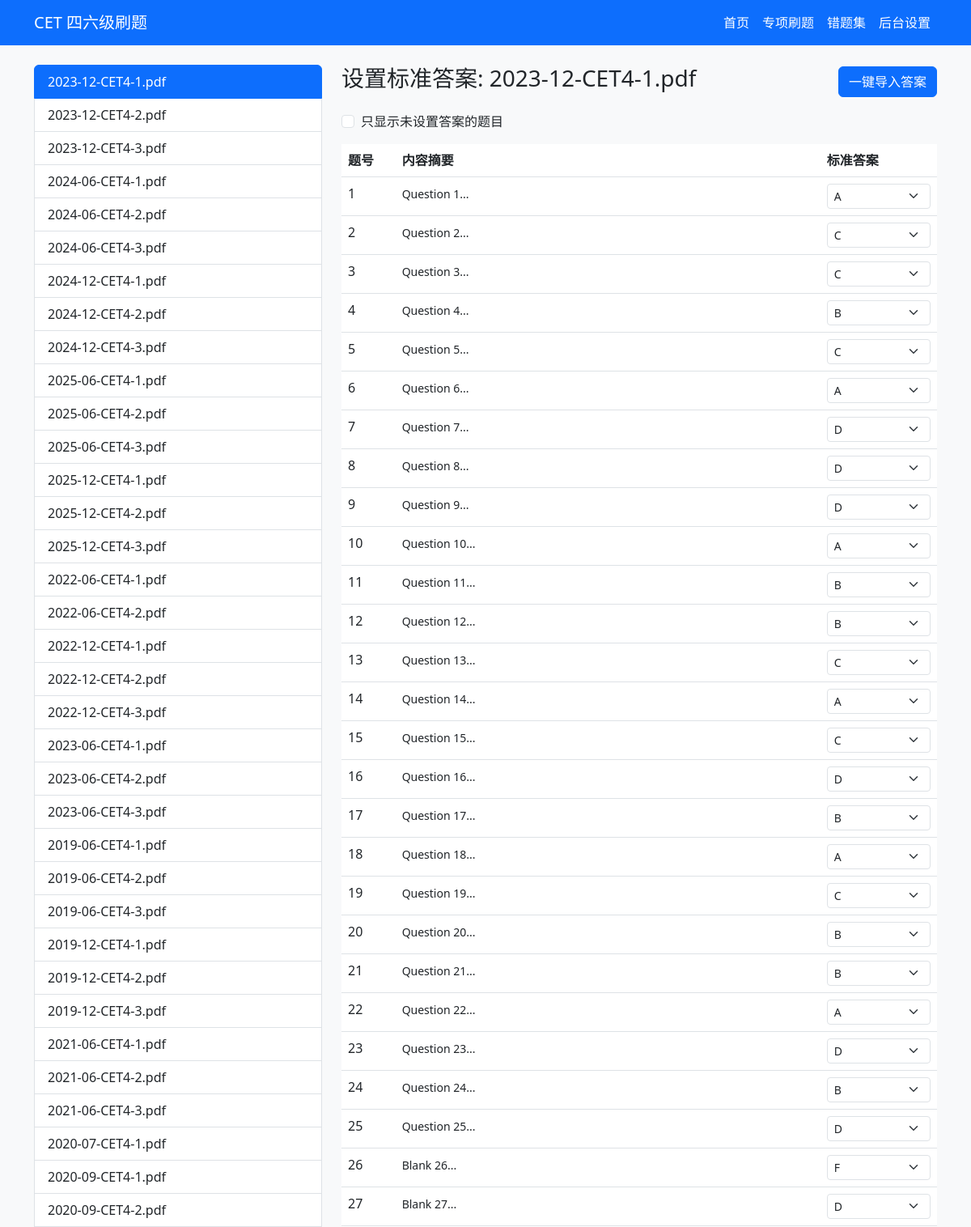
The page /admin (upper part) on the database its author committed.
### models.py (models this page shows, shortened)
class Question(db.Model):
    id = db.Column(db.Integer, primary_key=True)
    group_id = db.Column(db.Integer, db.ForeignKey('question_group.id'))
    source_file = db.Column(db.String(100), nullable=False)
    section = db.Column(db.String(100))
    content = db.Column(db.Text, nullable=False)
    q_number = db.Column(db.Integer)
    correct_answer = db.Column(db.String(10)) # A, B, C... or Paragraph Letter
    explanation = db.Column(db.Text) # New field for detailed explanation
    options = db.relationship('Option', backref='question', lazy=True, cascade="all, delete-orphan",
                              order_by='Option.label')
    @property
    def allowed_answers(self):
        if self.group and self.group.group_type == 'matching':
            labels = set(re.findall(r'(?:^|\s)[\[（(]?([A-Z])\s*[)）\]]', self.group.passage or ''))
            last = max(labels) if labels else 'O'
            return [chr(code) for code in range(ord('A'), ord(last) + 1)]
        return sorted({option.label for option in self.options})

class QuestionGroup(db.Model):
    id = db.Column(db.Integer, primary_key=True)
    source_file = db.Column(db.String(100), nullable=False)
    title = db.Column(db.String(200)) # e.g., "Questions 16 to 18"
    passage = db.Column(db.Text) # The passage or paragraph text
    group_type = db.Column(db.String(50)) # listening, cloze, matching, reading
    audio_start = db.Column(db.Float) # listening only: seconds into the paper's MP3 where this group starts
    transcript = db.Column(db.Text) # listening only: the recording's script, from the answer key
    questions = db.relationship('Question', backref='group', lazy=True, cascade="all, delete-orphan",
                                order_by=lambda: (Question.q_number, Question.id))

### app.py (the view)
@app.route('/admin')
def admin():
    files = db.session.query(QuestionGroup.source_file).distinct().all()
    files = [f[0] for f in files]
    selected_file = request.args.get('file', files[0] if files else None)
    questions = []
    if selected_file:
        questions = Question.query.filter_by(source_file=selected_file).order_by(Question.q_number).all()
    return render_template('admin.html', questions=questions, files=files, selected_file=selected_file)

### templates/admin.html (shortened to what this page needs)
{% extends "base.html" %}
{% block content %}
<div class="row">
    <div class="col-md-4">
        <div class="list-group">
            {% for f in files %}
            <a href="/admin?file={{ f }}" class="list-group-item list-group-item-action {% if f == selected_file %}active{% endif %}">
                {{ f }}
            </a>
            {% endfor %}
        </div>
    </div>
    <div class="col-md-8">
        <div class="d-flex justify-content-between align-items-center mb-3">
            <h3>设置标准答案: {{ selected_file }}</h3>
            <button class="btn btn-primary" data-bs-toggle="modal" data-bs-target="#importModal">一键导入答案</button>
        </div>
        <div class="mb-3">
            <div class="form-check">
                <input class="form-check-input" type="checkbox" id="filter-unanswered">
                <label class="form-check-label" for="filter-unanswered">
                    只显示未设置答案的题目
                </label>
            </div>
        </div>
        <div class="table-responsive">
            <table class="table table-hover" id="questions-table">
                <thead>
                    <tr>
                        <th>题号</th>
                        <th>内容摘要</th>
                        <th>标准答案</th>
                    </tr>
                </thead>
                <tbody>
                    {% for q in questions %}
                    <tr>
                        <td>{{ q.q_number }}</td>
                        <td><small>{{ q.content[:50] }}...</small></td>
                        <td>
                            <select class="form-select form-select-sm answer-select" data-q-id="{{ q.id }}" data-saved="{{ q.correct_answer or '' }}">
                                {% for char in q.allowed_answers %}
                                <option value="{{ char }}" {% if q.correct_answer == char %}selected{% endif %}>{{ char }}</option>
                                {% endfor %}
                            </select>
                        </td>
                    </tr>
                    {% endfor %}
                </tbody>
            </table>
        </div>
    </div>
</div>
{% endblock %}

### templates/base.html (shortened to what this page needs)
<!DOCTYPE html>
<html lang="zh">
<head>
    <link href="{{ url_for('static', filename='vendor/bootstrap/bootstrap.min.css') }}" rel="stylesheet">
    <link href="{{ url_for('static', filename='practice.css') }}" rel="stylesheet">
</head>
<body>
    <nav class="navbar navbar-expand-lg mb-4" data-bs-theme="dark">
        <div class="container">
            <a class="navbar-brand" href="/">CET 四六级刷题</a>
            <div class="collapse navbar-collapse" id="main-navigation">
                <ul class="navbar-nav ms-auto">
                    <li class="nav-item"><a class="nav-link" href="/">首页</a></li>
                    <li class="nav-item"><a class="nav-link" href="{{ url_for('special_practice') }}">专项刷题</a></li>
                    <li class="nav-item"><a class="nav-link" href="/wrong_questions">错题集</a></li>
                    <li class="nav-item"><a class="nav-link" href="/admin">后台设置</a></li>
                </ul>
            </div>
        </div>
    </nav>
    <div class="container">
        {% block content %}{% endblock %}
    </div>
</body>
</html>

### templates/base.html (style rules this page uses)
body { background-color: #f8f9fa; font-family: 'Segoe UI', 'Microsoft YaHei', 'PingFang SC', sans-serif; }
.navbar { background-color: #0d6efd; }
.navbar .navbar-brand, .navbar .nav-link { color: white; }

### rows shown on the page
Question: q_number "1", content "Question 1", correct_answer+id "A"
Question: q_number "2", content "Question 2", correct_answer+id "C"
Question: q_number "3", content "Question 3", correct_answer+id "C"
Question: q_number "4", content "Question 4", correct_answer+id "B"
Question: q_number "5", content "Question 5", correct_answer+id "C"
Question: q_number "6", content "Question 6", correct_answer+id "A"
Question: q_number "7", content "Question 7", correct_answer+id "D"
Question: q_number "8", content "Question 8", correct_answer+id "D"
Question: q_number "9", content "Question 9", correct_answer+id "D"
Question: q_number "10", content "Question 10", correct_answer+id "A"
Question: q_number "11", content "Question 11", correct_answer+id "B"
Question: q_number "12", content "Question 12", correct_answer+id "B"
Question: q_number "13", content "Question 13", correct_answer+id "C"
Question: q_number "14", content "Question 14", correct_answer+id "A"
Question: q_number "15", content "Question 15", correct_answer+id "C"
Question: q_number "16", content "Question 16", correct_answer+id "D"
Question: q_number "17", content "Question 17", correct_answer+id "B"
Question: q_number "18", content "Question 18", correct_answer+id "A"
Question: q_number "19", content "Question 19", correct_answer+id "C"
Question: q_number "20", content "Question 20", correct_answer+id "B"
Question: q_number "21", content "Question 21", correct_answer+id "B"
Question: q_number "22", content "Question 22", correct_answer+id "A"
Question: q_number "23", content "Question 23", correct_answer+id "D"
Question: q_number "24", content "Question 24", correct_answer+id "B"
Question: q_number "25", content "Question 25", correct_answer+id "D"
Question: q_number "26", content "Blank 26", correct_answer+id "F"
Question: q_number "27", content "Blank 27", correct_answer+id "D"

### other values the page prints
{{ f }} "2023-12-CET4-1.pdf" "2023-12-CET4-2.pdf" "2023-12-CET4-3.pdf" "2024-06-CET4-1.pdf" "2024-06-CET4-2.pdf" "2024-06-CET4-3.pdf" "2024-12-CET4-1.pdf" "2024-12-CET4-2.pdf" "2024-12-CET4-3.pdf" "2025-06-CET4-1.pdf" "2025-06-CET4-2.pdf" "2025-06-CET4-3.pdf" "2025-12-CET4-1.pdf" "2025-12-CET4-2.pdf" "2025-12-CET4-3.pdf" "2022-06-CET4-1.pdf" "2022-06-CET4-2.pdf" "2022-12-CET4-1.pdf" "2022-12-CET4-2.pdf" "2022-12-CET4-3.pdf" "2023-06-CET4-1.pdf" "2023-06-CET4-2.pdf" "2023-06-CET4-3.pdf" "2019-06-CET4-1.pdf" "2019-06-CET4-2.pdf" "2019-06-CET4-3.pdf" "2019-12-CET4-1.pdf" "2019-12-CET4-2.pdf" "2019-12-CET4-3.pdf" "2021-06-CET4-1.pdf" "2021-06-CET4-2.pdf" "2021-06-CET4-3.pdf" "2020-07-CET4-1.pdf" "2020-09-CET4-1.pdf" "2020-09-CET4-2.pdf"
{{ selected_file }} "2023-12-CET4-1.pdf"
